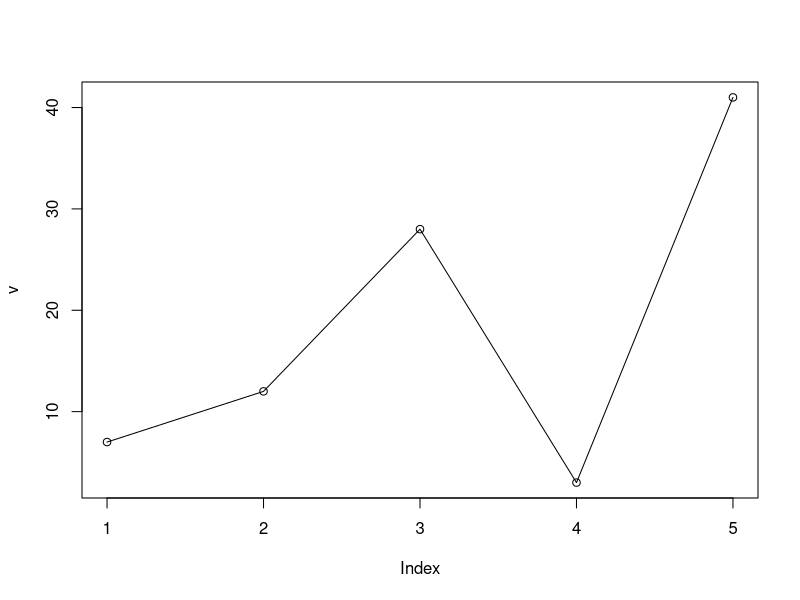
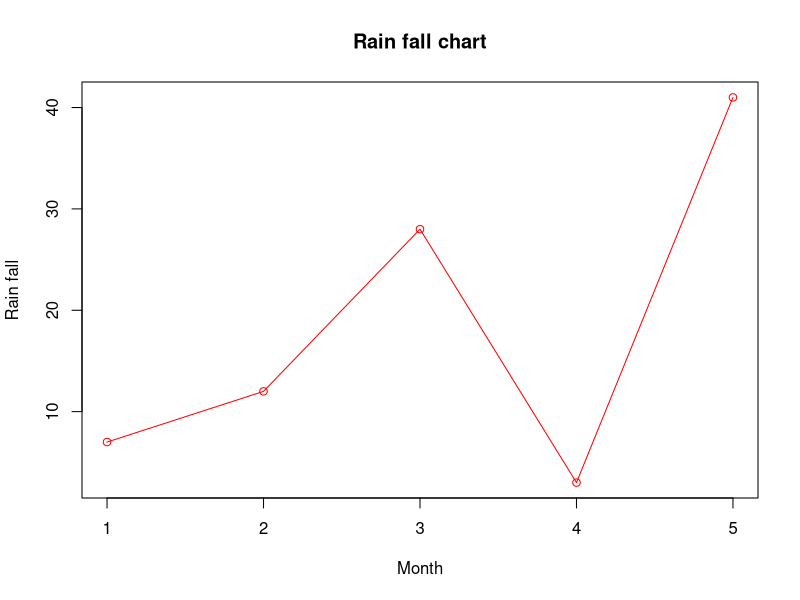
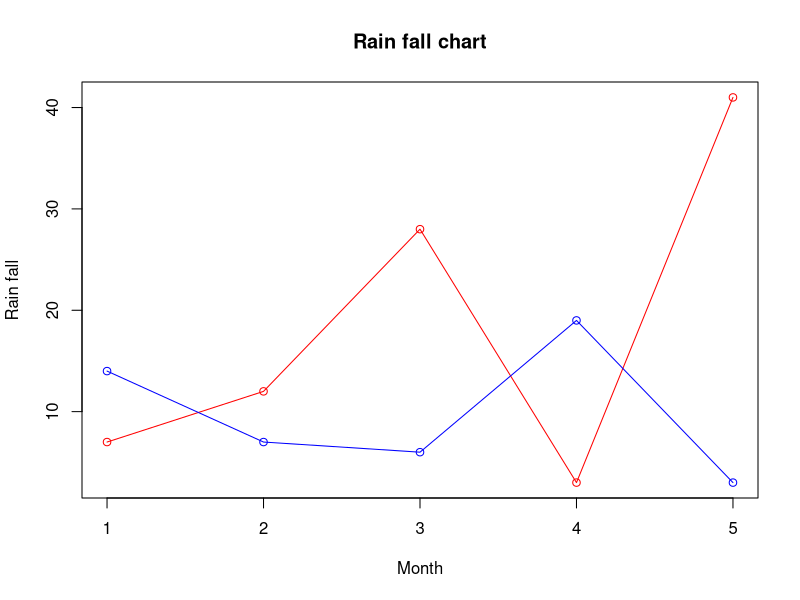

Write R code to recreate these figures, in order.
# Create the data for the chart.
v <- c(7,12,28,3,41)
t <- c(14,7,6,19,3)
# Give the chart file a name.
png(file = "line_chart.png")

# Plot the bar chart. 
plot(v,type = "o")

# Give the chart file a name.
png(file = "line_chart_label_colored.png")

# Plot the bar chart.
plot(v,type = "o", col = "red", xlab = "Month", ylab = "Rain fall",  main = "Rain fall chart")

# Give the chart file a name.
png(file = "line_chart_2_lines.png")

# Plot the bar chart.
plot(v,type = "o",col = "red", xlab = "Month", ylab = "Rain fall", 
   main = "Rain fall chart")

lines(t, type = "o", col = "blue")
# Save the file.
dev.off()
